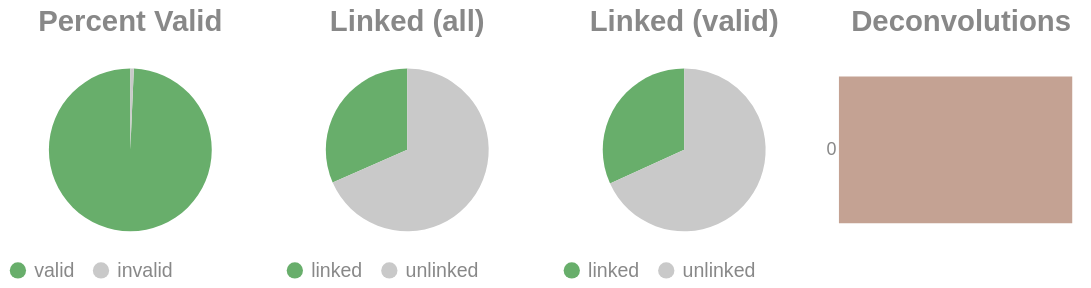

The cell this chart's notebook holds for it:
### Code cell
if SKIPLR:
    pass
else:
    clash = Counter()
    for i in valids['molecule'].to_list():
        _mol = i.split("-")
        if len(_mol) == 1:
            clash.update('0')
        else:
            clash.update(_mol[-1])

    _d = {"deconvolutions": [], 'count': []}
    for k,v in clash.items():
        _d['deconvolutions'].append(k)
        _d['count'].append(v)

    tot_valid = valids['reads'].sum()
    mask = valids['reads'] >= 2
    n_linked_reads = valids.filter(mask)['reads'].sum()
    if n_linked_reads == 0:
        print_html("No linked molecules (>=2 reads) were detected; skipping linked-only distributions.")
        SKIPLR = True
    else:
        perc_valid = round(tot_valid / n_reads, 4)
        linked_perc_abs = round(n_linked_reads / n_reads, 4)
        linked_perc = round(n_linked_reads / tot_valid, 4)

    _valid = pl.DataFrame({"valids": ['valid', 'invalid'], "count": [tot_valid, n_reads - tot_valid]})
    _linked_abs = pl.DataFrame({"linked (absolute)": ['linked', 'unlinked'], "count": [n_linked_reads, n_reads - n_linked_reads]})
    _linked_rel = pl.DataFrame({"linked (valids)": ['linked', 'unlinked'], "count": [n_linked_reads, tot_valid - n_linked_reads]})

    (
        alt.hconcat(
            piechart(_valid, goodval = 'valid', title = "Percent Valid"),
            piechart(_linked_abs, goodval = "linked", title =  "Linked (all)"),
            piechart(_linked_rel, goodval = "linked", title =  "Linked (valid)"),
            convolutionbar(pl.DataFrame(_d), title = "Deconvolutions"),
            center = True,
            bounds = 'flush'
        )
        .resolve_scale(color='independent')
        .resolve_legend('independent')
        .properties(usermeta={'embedOptions': {"actions": False}})
    ).display()

### Figure 1 — Vega-Lite specification as saved in the notebook (floating-point values rounded to 4 significant figures)
{"width": "container", "height": 400, "config": {"title": {"anchor": "start", "dy": -15, "fontSize": 18, "color": "#888888", "subtitleColor": "#888888", "subtitleFontSize": 14}, "arc": {"fill": "#0072B2"}, "axis": {"domainColor": "#888888", "domainWidth": 0.5, "gridWidth": 0.2, "grid": false, "titleFontWeight": 400, "titleFontSize": 15, "labelFontSize": 11, "labelColor": "#888888", "tickColor": "#888888", "tickWidth": 0.2, "titleColor": "#888888"}, "axisBand": {"grid": false}, "axisX": {"grid": true, "tickSize": 10, "domainCap": "round"}, "axisY": {"domain": false, "grid": true, "tickSize": 0, "domainCap": "round"}, "background": "transparent", "header": {"labelFontSize": 15, "labelColor": "#888888", "titleFontSize": 15, "titleFontWeight": 600, "titleColor": "#888888"}, "legend": {"labelFont": "sans-serif", "labelFontSize": 12, "labelColor": "#888888", "symbolSize": 100, "symbolType": "circle", "titleFontSize": 12, "titlePadding": 10, "titleColor": "#888888", "title": null}, "range": {"category": ["#E69F00", "#56B4E9", "#009E73", "#F0E442", "#0072B2", "#D55E00", "#CC79A7", "#000000"], "diverging": ["#cfe8f3", "#a2d4ec", "#73bfe2", "#46abdb", "#1696d2", "#12719e"]}, "area": {"fill": "#0072B2", "fillOpacity": 0.7, "line": true, "strokeOpacity": 0.7}, "line": {"color": "#0072B2", "stroke": "#0072B2", "strokeWidth": 2}, "trail": {"color": "#0072B2", "stroke": "#0072B2", "strokeWidth": 0, "size": 1}, "point": {"filled": true, "fillOpacity": 1.0, "size": 95}, "text": {"color": "#888888", "fontSize": 11, "align": "right", "fontWeight": 400, "size": 11}, "bar": {"fill": "#0072B2", "stroke": null}, "view": {"stroke": null, "continuousWidth": 660, "continuousHeight": 400}}, "hconcat": [{"data": {"name": "data-dd43302ed5c622be8e5d3724c92f46ca"}, "mark": {"type": "arc"}, "encoding": {"color": {"field": "valids", "legend": {"orient": "bottom", "title": null}, "scale": {"domain": ["valid", "invalid"], "range": ["#68ae6b", "#C9C9C9"]}, "title": "Valids", "type": "nominal"}, "theta": {"field": "count", "type": "quantitative"}, "tooltip": [{"field": "valids", "title": "Valids", "type": "ordinal"}, {"field": "percent", "format": ".2%", "title": "Percent", "type": "quantitative"}, {"field": "count", "title": "Count", "type": "quantitative"}]}, "height": 100, "title": {"text": "Percent Valid", "align": "center", "anchor": "middle"}, "transform": [{"calculate": "datum.count / 8273737", "as": "percent"}], "width": 150}, {"data": {"name": "data-3a4330fcf86900bf946c242d85ed2daa"}, "mark": {"type": "arc"}, "encoding": {"color": {"field": "linked (absolute)", "legend": {"orient": "bottom", "title": null}, "scale": {"domain": ["linked", "unlinked"], "range": ["#68ae6b", "#C9C9C9"]}, "title": "Linked (Absolute)", "type": "nominal"}, "theta": {"field": "count", "type": "quantitative"}, "tooltip": [{"field": "linked (absolute)", "title": "Linked (Absolute)", "type": "ordinal"}, {"field": "percent", "format": ".2%", "title": "Percent", "type": "quantitative"}, {"field": "count", "title": "Count", "type": "quantitative"}]}, "height": 100, "title": {"text": "Linked (all)", "align": "center", "anchor": "middle"}, "transform": [{"calculate": "datum.count / 8273737", "as": "percent"}], "width": 150}, {"data": {"name": "data-60e4b28815f51a97721a493c4c78f1fe"}, "mark": {"type": "arc"}, "encoding": {"color": {"field": "linked (valids)", "legend": {"orient": "bottom", "title": null}, "scale": {"domain": ["linked", "unlinked"], "range": ["#68ae6b", "#C9C9C9"]}, "title": "Linked (Valids)", "type": "nominal"}, "theta": {"field": "count", "type": "quantitative"}, "tooltip": [{"field": "linked (valids)", "title": "Linked (Valids)", "type": "ordinal"}, {"field": "percent", "format": ".2%", "title": "Percent", "type": "quantitative"}, {"field": "count", "title": "Count", "type": "quantitative"}]}, "height": 100, "title": {"text": "Linked (valid)", "align": "center", "anchor": "middle"}, "transform": [{"calculate": "datum.count / 8216589", "as": "percent"}], "width": 150}, {"data": {"name": "data-1720eea808e653210108eeb23ea20c15"}, "mark": {"type": "bar"}, "encoding": {"color": {"field": "deconvolutions", "legend": null, "scale": {"scheme": "lightgreyred"}, "type": "nominal"}, "tooltip": [{"field": "deconvolutions", "title": "Deconvolutions", "type": "ordinal"}, {"field": "percent", "format": ".2%", "title": "Percent", "type": "quantitative"}, {"field": "count", "title": "Count", "type": "quantitative"}], "x": {"axis": null, "field": "count", "type": "quantitative"}, "y": {"field": "deconvolutions", "sort": "ascending", "title": null, "type": "nominal"}}, "height": 100, "title": {"text": "Deconvolutions", "align": "center", "anchor": "middle"}, "transform": [{"calculate": "datum.count / 6683553", "as": "percent"}], "width": 150}], "bounds": "flush", "center": true, "resolve": {"legend": {"angle": "independent"}, "scale": {"color": "independent"}}, "usermeta": {"embedOptions": {"actions": false}}, "$schema": "https://vega.github.io/schema/vega-lite/v6.1.0.json", "datasets": {"data-dd43302ed5c622be8e5d3724c92f46ca": [{"valids": "valid", "count": 8216589}, {"valids": "invalid", "count": 57148}], "data-3a4330fcf86900bf946c242d85ed2daa": [{"linked (absolute)": "linked", "count": 2612769}, {"linked (absolute)": "unlinked", "count": 5660968}], "data-60e4b28815f51a97721a493c4c78f1fe": [{"linked (valids)": "linked", "count": 2612769}, {"linked (valids)": "unlinked", "count": 5603820}], "data-1720eea808e653210108eeb23ea20c15": [{"deconvolutions": "0", "count": 6683553}]}}
